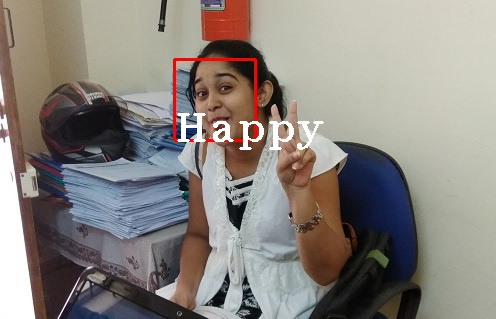
#> input picture 9-Emotion Recognition/Detected_Images/dummi.jpg, 496 x 319 px, found by its file name
$ jupyter execute --allow-errors Face_Emotion_Recognition.ipynb
#> lines starting #> are read from the running program, lines starting #| are printed output that depends on the picture
[cell 1]
#!/usr/bin/env python

import numpy as np
import cv2
#> (the rest of this cell did not finish here and is left out)

[cell 2]
detector= cv2.CascadeClassifier('haarcascade_frontalface_default.xml');
#cap = cv2.VideoCapture(0);
#> (the rest of this cell did not finish here and is left out)

[cell 3]
#images = ['rachana.png','highway_18.jpg', 'family.jpg', 'me_sisters.jpg', 'iitrpr.jpg', 'me_anusha_akka.jpg', 'sad.jpg', 'iisc.jpg']

images = ['dummi.jpg']

for image in images:
    img = cv2.imread('Test/' + image)
#> img is the input picture: shape (319, 496, 3); mean B, G, R 127.3, 132.9, 138.8
    gray = cv2.cvtColor(img, cv2.COLOR_BGR2GRAY)
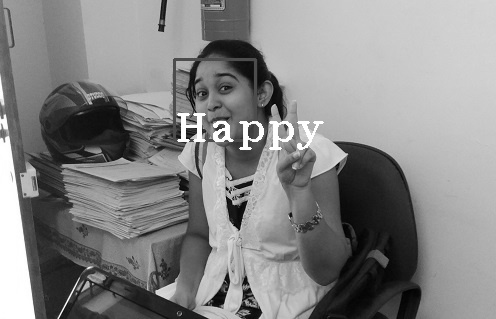
#> gray: shape (319, 496); min 1, max 255, mean 134
    faces = detector.detectMultiScale(gray, 1.3, 5)
#> faces = ()
    for (x,y,w,h) in faces:
        cv2.rectangle(img,(x,y),(x+w,y+h),(0,0,255),2)
        roi = cv2.resize(gray[y:y+h,x:x+w], (48,48))
        result = find_emotion(roi)
        '''if(id==1):
            id="SAGAR"
        elif(id==2):
            id="VIGNESH"
        elif(id==3):
            id="RAJKUMAR"
        elif(id==4):
            id="Girish"
        else:
            id="UNKNOWN"
        #cv2.putText(img,str(id),(x,y+h),font,255);'''
        cv2.putText(img, result, (x,y+h),cv2.FONT_HERSHEY_COMPLEX_SMALL, 2, (255,255,255), 2);
#> this loop made 0 passes
    cv2.imwrite('Detected_Images/'+image, img)
    cv2.imshow('Emotion_Recognition',img)
    cv2.waitKey(0)
    #cap.release()
    cv2.destroyAllWindows()


$ run again, with 9-Emotion Recognition/Detected_Images/rachana.png saved as 9-Emotion Recognition/Detected_Images/dummi.jpg
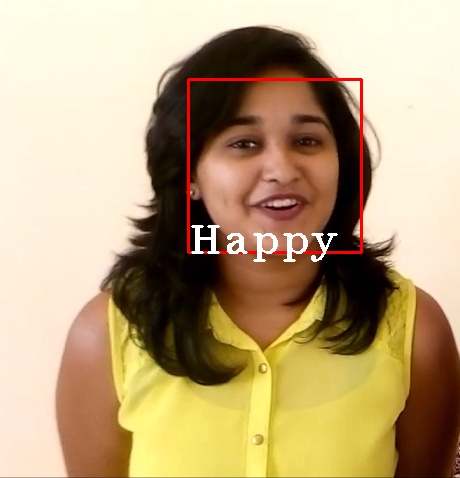
#> input picture 9-Emotion Recognition/Detected_Images/rachana.png, 460 x 478 px, found by its file name
#> img is the input picture: shape (478, 460, 3); mean B, G, R 123.7, 161.8, 185.7
#> `gray = cv2.cvtColor(img, cv2.COLOR_BGR2GRAY)`:
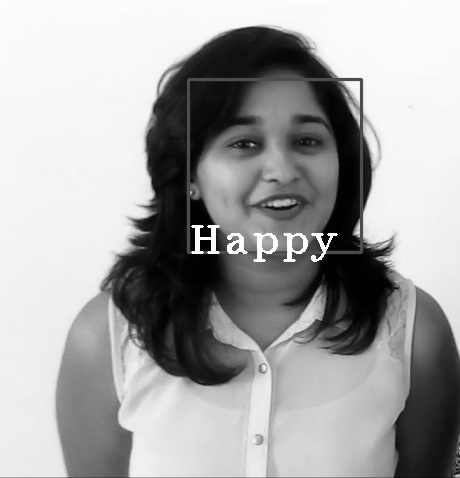
#> gray: shape (478, 460); min 0, max 255, mean 164.6
#> faces = [[185, 76, 174, 174]]

$ run again, with 9-Emotion Recognition/Test/highway_18.jpg copied over 9-Emotion Recognition/Detected_Images/dummi.jpg
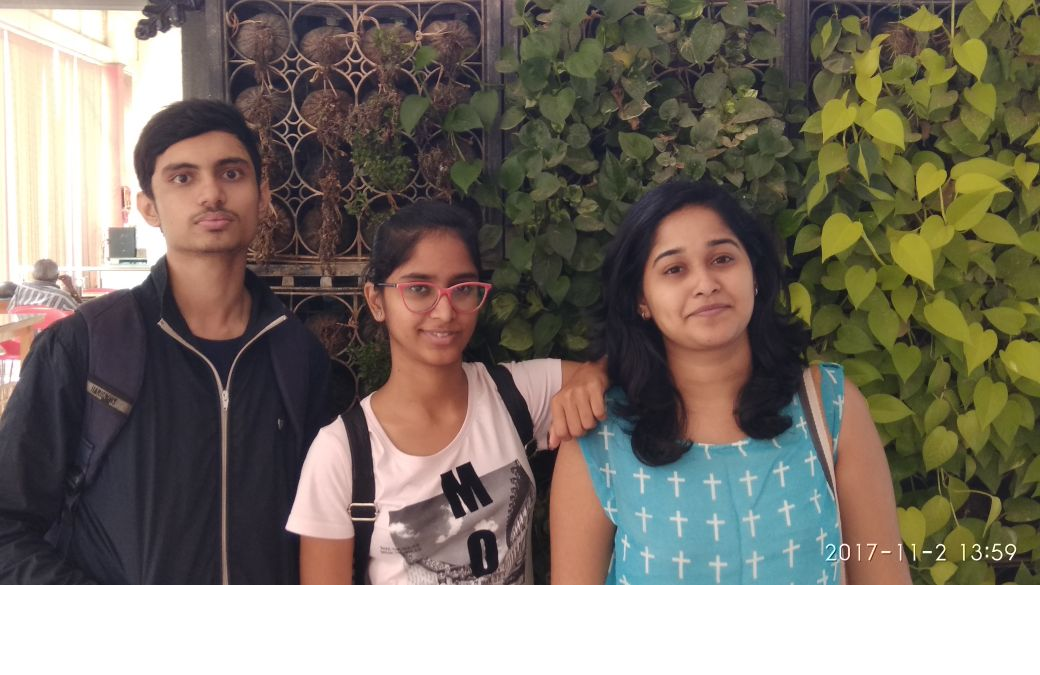
#> input picture 9-Emotion Recognition/Test/highway_18.jpg, 1040 x 675 px, found by its file name
#> img is the input picture: shape (675, 1040, 3); mean B, G, R 105.8, 116.6, 124.5
#> `gray = cv2.cvtColor(img, cv2.COLOR_BGR2GRAY)`:
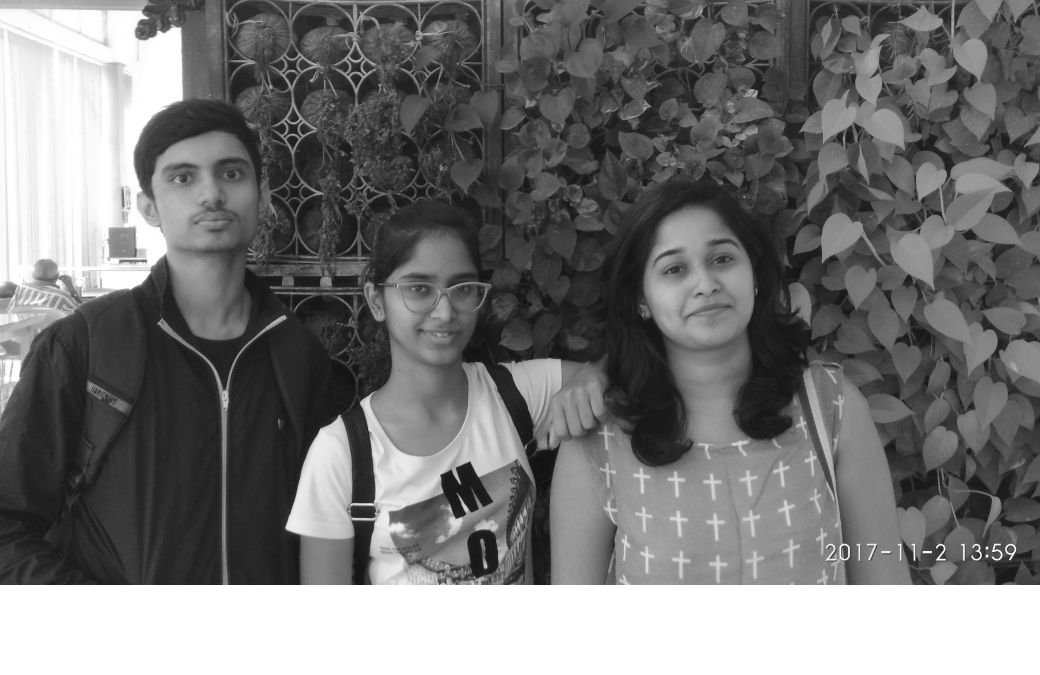
#> gray: shape (675, 1040); min 10, max 255, mean 117.7
#> faces = [[141, 123, 134, 134], [378, 243, 121, 121], [629, 210, 142, 142]]

$ run again, with 9-Emotion Recognition/Detected_Images/family.jpg copied over 9-Emotion Recognition/Detected_Images/dummi.jpg
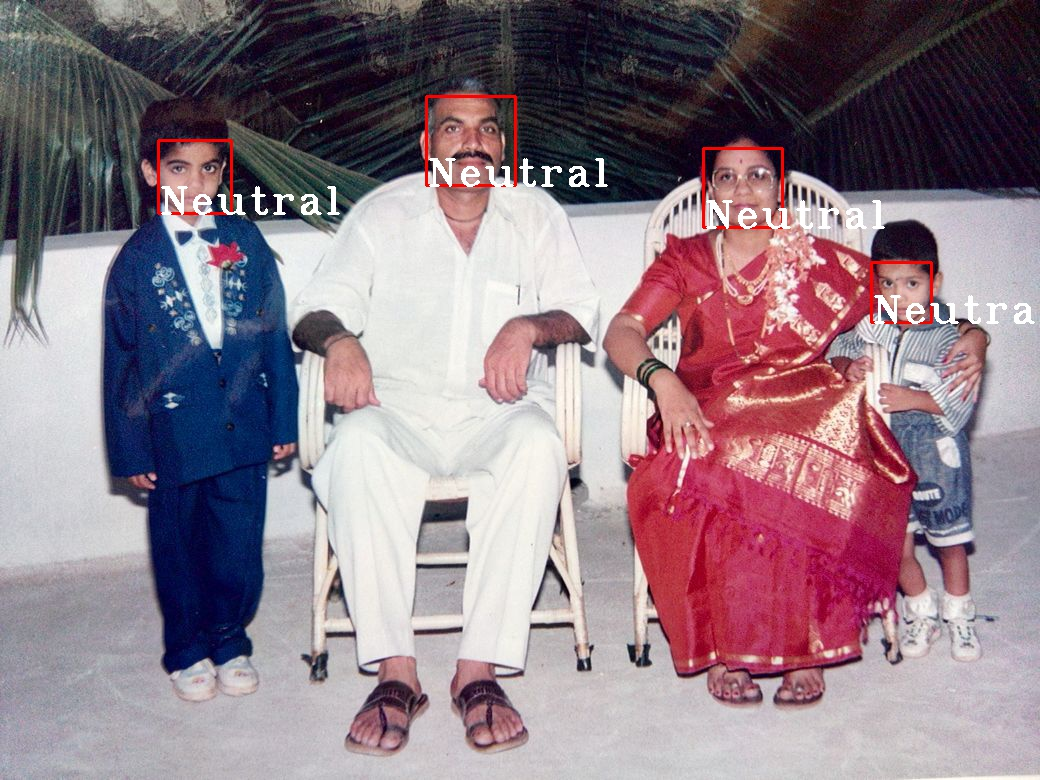
#> input picture 9-Emotion Recognition/Detected_Images/family.jpg, 1040 x 780 px, found by its file name
#> img is the input picture: shape (780, 1040, 3); mean B, G, R 133.8, 123.5, 142.1
#> `gray = cv2.cvtColor(img, cv2.COLOR_BGR2GRAY)`:
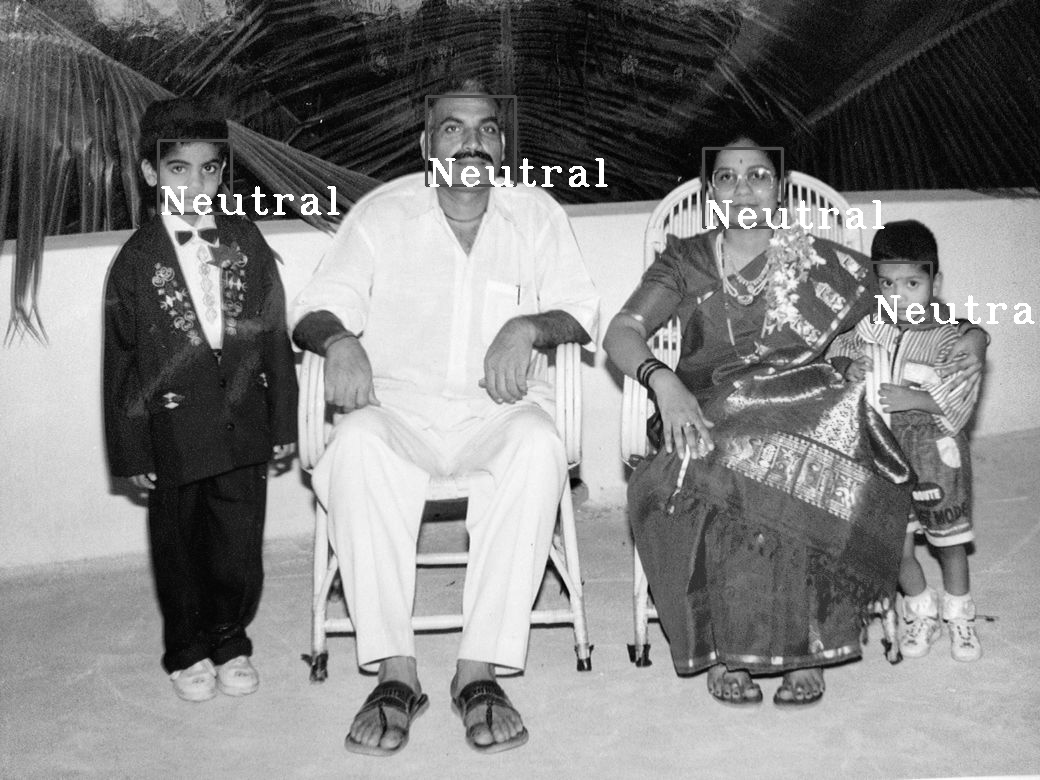
#> gray: shape (780, 1040); min 0, max 255, mean 130.2
#> faces = [[163, 142, 64, 64], [704, 147, 77, 77], [426, 93, 92, 92]]
